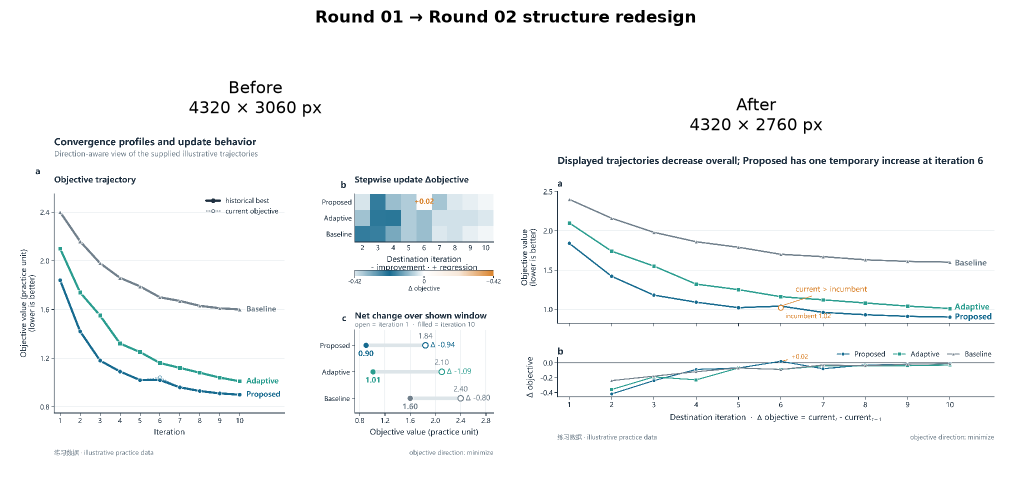
#> input picture workspace/quality_benchmark/round_02_structure_redesign/comparison.png, 2023 x 964 px (shown at 1/2 size)
$ python qa_previews.py --source ../../round_02_structure_redesign/comparison.png --output-dir out --prefix ../../round_02_structure_redesign/comparison.png
#> lines starting #> are read from the running program, lines starting #| are printed output that depends on the picture
"""Create exact-width paper previews from a rendered PNG for visual QA."""

from __future__ import annotations

import argparse
import hashlib
import json
from pathlib import Path

from PIL import Image

MM_PER_INCH = 25.4
PREVIEW_DPI = 300


def make_preview(source: Path, destination: Path, width_mm: float) -> dict[str, object]:
    """Downsample a rendered figure to the requested paper width without cropping."""
#> called with width_mm = 89

    with Image.open(source) as image:
#> image is the input picture: PIL image 2023x964 RGBA; mean R, G, B, A 246.5, 247.9, 248.4, 255
        width_px = round(width_mm / MM_PER_INCH * PREVIEW_DPI)
        height_px = round(image.height * width_px / image.width)
#> height_px = 501
        preview = image.convert("RGB").resize((width_px, height_px), Image.Resampling.LANCZOS)
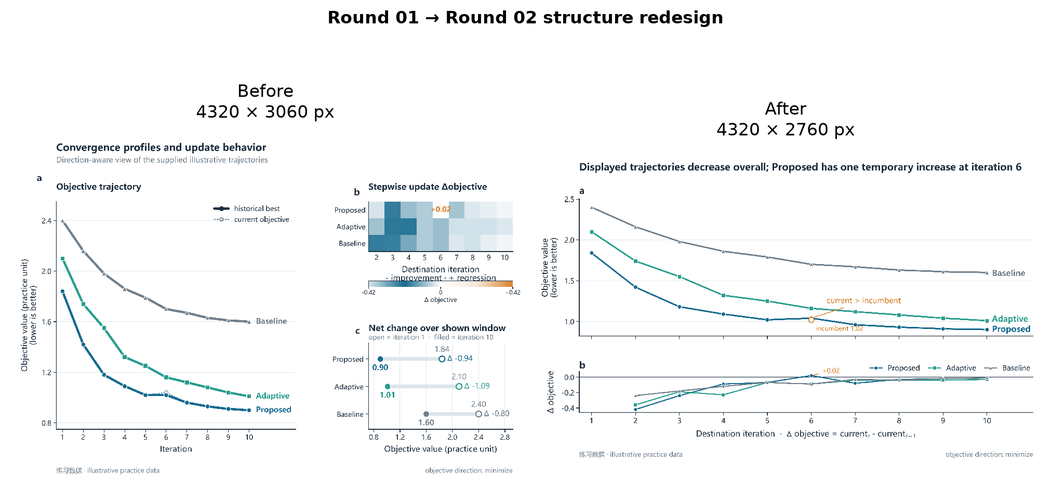
#> preview: PIL image 1051x501 RGB; mean R, G, B 246, 247.5, 248.1
        preview.save(destination, dpi=(PREVIEW_DPI, PREVIEW_DPI))
    return {
        "source": source.name,
        "output": destination.name,
        "width_mm": width_mm,
        "dpi": PREVIEW_DPI,
        "width_px": width_px,
        "height_px": height_px,
        "cropped": False,
        "method": "Pillow LANCZOS downsample of the final rendered PNG",
    }


def main() -> None:
    parser = argparse.ArgumentParser(description=__doc__)
    parser.add_argument("--source", required=True, type=Path)
    parser.add_argument("--output-dir", required=True, type=Path)
    parser.add_argument("--prefix", required=True)
    arguments = parser.parse_args()
    source = arguments.source.resolve()
    output_dir = arguments.output_dir.resolve()
    output_dir.mkdir(parents=True, exist_ok=True)
    records = [
        make_preview(
            source,
            output_dir / f"{arguments.prefix}_single_column_89mm.png",
            89.0,
        ),
        make_preview(
            source,
            output_dir / f"{arguments.prefix}_double_column_180mm.png",
            180.0,
        ),
    ]
#> call 2 of make_preview, with width_mm = 180
#> in make_preview (call 2), `preview = image.convert("RGB").resize((width_px, height_px), Image.Res..`:
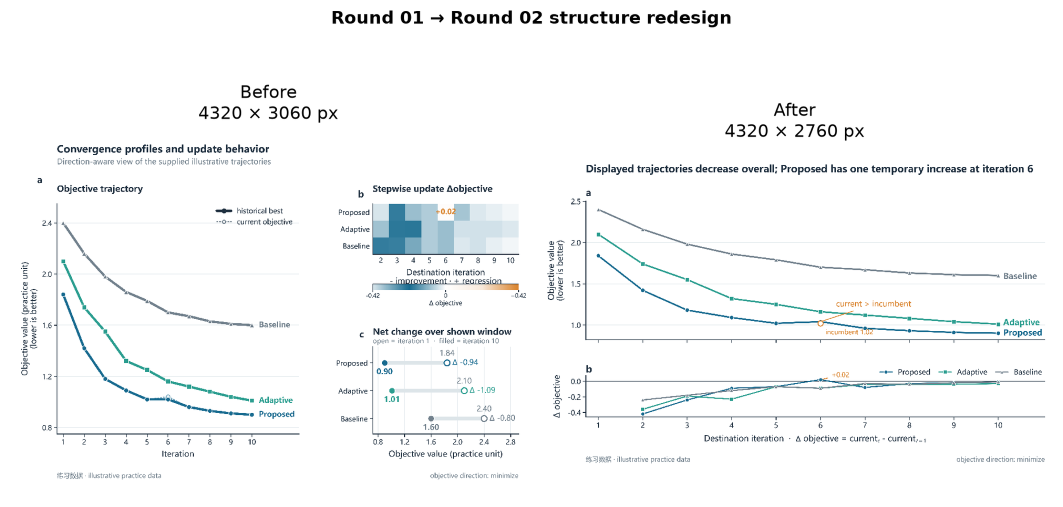
#> preview: PIL image 2126x1013 RGB (shown at 1/2 size); mean R, G, B 246.1, 247.6, 248.1
    manifest = {
        "source_sha256": hashlib.sha256(source.read_bytes()).hexdigest(),
        "previews": records,
        "input_preserved": True,
    }
    (output_dir / f"{arguments.prefix}_preview_manifest.json").write_text(
        json.dumps(manifest, ensure_ascii=False, indent=2) + "\n", encoding="utf-8"
    )


if __name__ == "__main__":
    main()
